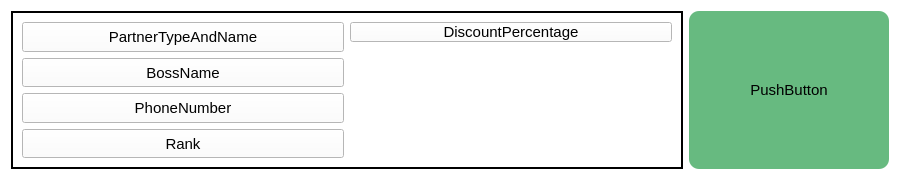
<?xml version="1.0" encoding="UTF-8"?>
<ui version="4.0">
    <class>PartnerCardWithButton</class>
    <widget class="QWidget" name="PartnerCardWithButton">
        <property name="geometry">
            <rect>
                <x>0</x>
                <y>0</y>
                <width>900</width>
                <height>180</height>
            </rect>
        </property>
        <property name="windowTitle">
            <string>Form</string>
        </property>
        <property name="styleSheet">
            <string notr="true">QWidget{
                background-color: #fff;
                color: #000;
                font-size: 15px;
                padding: 0px
                }

            </string>
        </property>
        <layout class="QVBoxLayout" name="verticalLayout_2">
            <item>
                <layout class="QHBoxLayout" name="horizontalLayout_2">
                    <item>
                        <widget class="QFrame" name="frame">
                            <property name="styleSheet">
                                <string notr="true">.QFrame{
                                    border: 2px solid black
                                    }
                                </string>
                            </property>
                            <layout class="QHBoxLayout" name="horizontalLayout">
                                <item>
                                    <layout class="QVBoxLayout" name="verticalLayout">
                                        <item>
                                            <widget class="QPushButton" name="PartnerTypeAndName">
                                                <property name="sizePolicy">
                                                    <sizepolicy hsizetype="Minimum" vsizetype="Preferred">
                                                        <horstretch>0</horstretch>
                                                        <verstretch>0</verstretch>
                                                    </sizepolicy>
                                                </property>
                                                <property name="text">
                                                    <string>PartnerTypeAndName</string>
                                                </property>
                                                <property name="autoRepeatInterval">
                                                    <number>100</number>
                                                </property>
                                            </widget>
                                        </item>
                                        <item>
                                            <widget class="QPushButton" name="BossName">
                                                <property name="sizePolicy">
                                                    <sizepolicy hsizetype="Minimum" vsizetype="Preferred">
                                                        <horstretch>0</horstretch>
                                                        <verstretch>0</verstretch>
                                                    </sizepolicy>
                                                </property>
                                                <property name="text">
                                                    <string>BossName</string>
                                                </property>
                                            </widget>
                                        </item>
                                        <item>
                                            <widget class="QPushButton" name="PhoneNumber">
                                                <property name="sizePolicy">
                                                    <sizepolicy hsizetype="Minimum" vsizetype="Preferred">
                                                        <horstretch>0</horstretch>
                                                        <verstretch>0</verstretch>
                                                    </sizepolicy>
                                                </property>
                                                <property name="text">
                                                    <string>PhoneNumber</string>
                                                </property>
                                            </widget>
                                        </item>
                                        <item>
                                            <widget class="QPushButton" name="Rank">
                                                <property name="sizePolicy">
                                                    <sizepolicy hsizetype="Minimum" vsizetype="Preferred">
                                                        <horstretch>0</horstretch>
                                                        <verstretch>0</verstretch>
                                                    </sizepolicy>
                                                </property>
                                                <property name="text">
                                                    <string>Rank</string>
                                                </property>
                                            </widget>
                                        </item>
                                    </layout>
                                </item>
                                <item alignment="Qt::AlignmentFlag::Qt::AlignmentFlag::AlignTop">
                                    <widget class="QPushButton" name="DiscountPercentage">
                                        <property name="sizePolicy">
                                            <sizepolicy hsizetype="Minimum" vsizetype="Preferred">
                                                <horstretch>0</horstretch>
                                                <verstretch>0</verstretch>
                                            </sizepolicy>
                                        </property>
                                        <property name="text">
                                            <string>DiscountPercentage</string>
                                        </property>
                                    </widget>
                                </item>
                            </layout>
                        </widget>
                    </item>
                    <item>
                        <widget class="QPushButton" name="GetOrdersListButton">
                            <property name="sizePolicy">
                                <sizepolicy hsizetype="Minimum" vsizetype="Preferred">
                                    <horstretch>0</horstretch>
                                    <verstretch>0</verstretch>
                                </sizepolicy>
                            </property>
                            <property name="maximumSize">
                                <size>
                                    <width>200</width>
                                    <height>16777215</height>
                                </size>
                            </property>
                            <property name="styleSheet">
                                <string notr="true">background-color: #67BA80; border-radius: 10px</string>
                            </property>
                            <property name="text">
                                <string>PushButton</string>
                            </property>
                        </widget>
                    </item>
                </layout>
            </item>
        </layout>
    </widget>
    <resources/>
    <connections/>
</ui>
